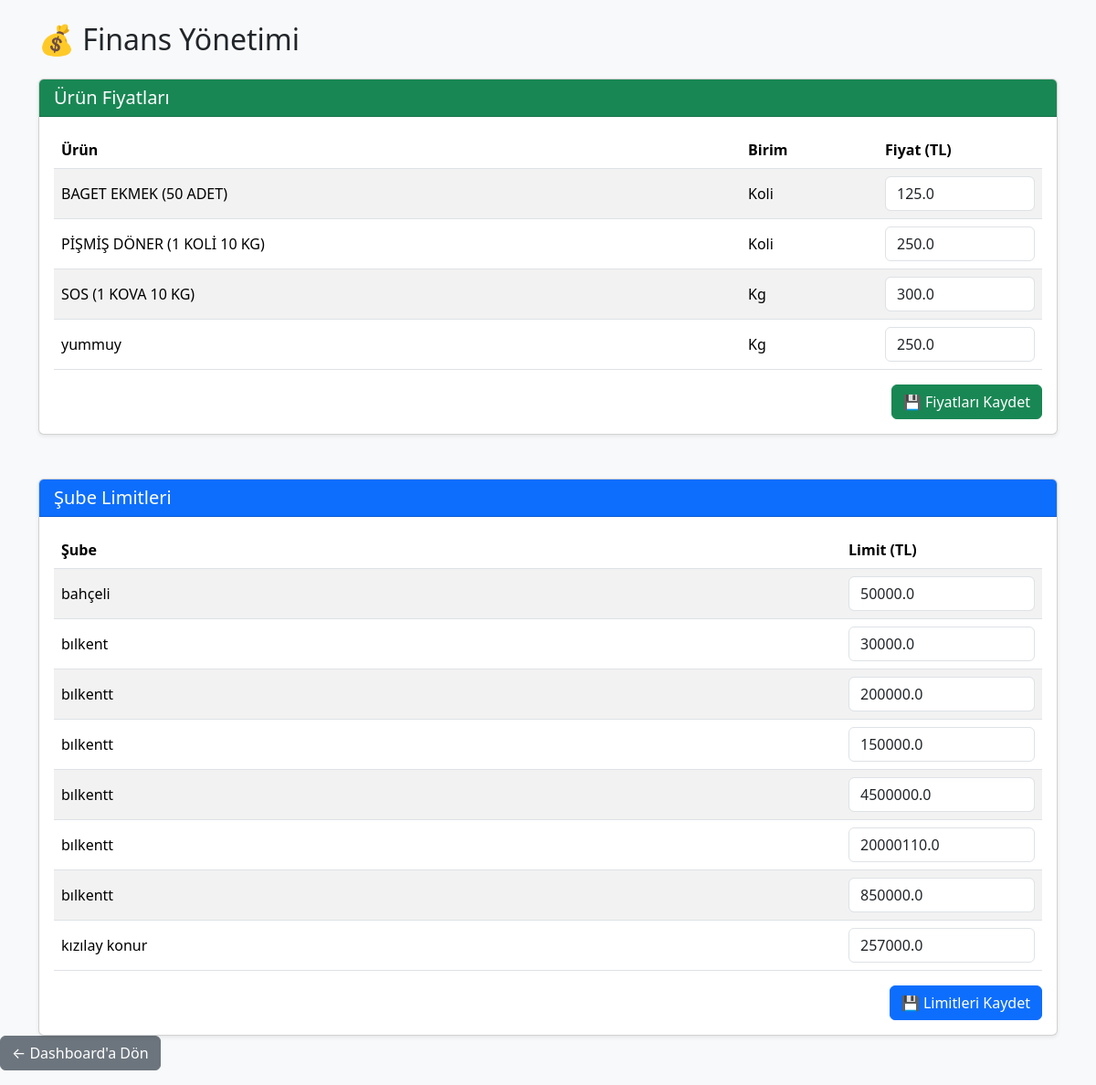
The page /finans (signed in) on the database its author committed.
### tables this page shows
CREATE TABLE urunler(

            id INTEGER PRIMARY KEY AUTOINCREMENT,

            urun_kodu TEXT NOT NULL UNIQUE,

            urun_adi TEXT NOT NULL,

            kategori TEXT,

            birim TEXT,

            durum TEXT

        , palet_kapasitesi INTEGER DEFAULT 0, urun_tipi TEXT DEFAULT 'Donuk', koli_agirligi REAL DEFAULT 0, fiyat REAL DEFAULT 0);

CREATE TABLE subeler(

            id INTEGER PRIMARY KEY AUTOINCREMENT,

            sube_adi TEXT NOT NULL,

            yetkili TEXT,

            telefon TEXT,

            eposta TEXT,

            il TEXT,

            ilce TEXT,

            adres TEXT,

            durum TEXT

        , kullanici_adi TEXT, sifre TEXT, uretim_gunu TEXT, sevkiyat_gunu TEXT, sevkiyat_saati TEXT, teslim_suresi TEXT, limit_tutari REAL DEFAULT 0);

### src/main.py (the view, shortened to what this page needs)
@app.route("/finans", methods=["GET", "POST"])
def finans():
    sonuc = admin_kontrol()
    if sonuc:
        return sonuc
    urunler = get_finans_urunleri()
    subeler = get_finans_subeleri()
    return render_template(
        "finans.html",
        urunler=urunler,
        subeler=subeler
    )

### src/database.py (called while the page is built)
def connect_database():
    print("DB =", os.path.abspath(DB_NAME))
    return sqlite3.connect(DB_NAME)

def get_finans_urunleri():
    conn = connect_database()
    cursor = conn.cursor()
    cursor.execute("""
        SELECT
            id,
            urun_adi,
            birim,
            fiyat
        FROM urunler
        ORDER BY urun_adi
    """)
    sonuc = cursor.fetchall()
    conn.close()
    return sonuc

def get_finans_subeleri():
    conn = connect_database()
    cursor = conn.cursor()
    cursor.execute("""
        SELECT
            id,
            sube_adi,
            limit_tutari
        FROM subeler
        ORDER BY sube_adi
    """)
    sonuc = cursor.fetchall()
    conn.close()
    return sonuc

### src/main.py (called while the page is built)
@app.before_request
def test():
    print(
        "METHOD:",
        request.method,
        "URL:",
        request.path
    )

def admin_kontrol():
    if "giris" not in session:
        return redirect("/")
    if session.get("yetki") != "admin":
        abort(403)
    return None

### templates/finans.html (shortened to what this page needs)
<!DOCTYPE html>
<html lang="tr">
<head>
    <link href="https://cdn.jsdelivr.net/npm/bootstrap@5.3.3/dist/css/bootstrap.min.css" rel="stylesheet">
</head>
<body class="bg-light">
<div class="container mt-4">
    <h2 class="mb-4">
        💰 Finans Yönetimi
    </h2>
    <div class="card shadow-sm mb-5">
        <div class="card-header bg-success text-white">
            <h5 class="mb-0">
                Ürün Fiyatları
            </h5>
        </div>
        <div class="card-body">
            <form method="POST">
                <table class="table table-striped table-hover align-middle">
                    <thead>
                        <tr>
                            <th>Ürün</th>
                            <th width="150">Birim</th>
                            <th width="180">Fiyat (TL)</th>
                        </tr>
                    </thead>
                    <tbody>
                    {% for urun in urunler %}
                        <tr>
                            <td>{{ urun[1] }}</td>
                            <td>{{ urun[2] }}</td>
                            <td>
                                <input
                                    type="number"
                                    step="0.01"
                                    min="0"
                                    class="form-control"
                                    name="fiyat_{{ urun[0] }}"
                                    value="{{ urun[3] }}">
                            </td>
                        </tr>
                    {% endfor %}
                    </tbody>
                </table>
                <div class="text-end">
                    <button
                        type="submit"
                        class="btn btn-success">
                        💾 Fiyatları Kaydet
                    </button>
                </div>
            </form>
        </div>
    </div>
    <div class="card shadow-sm">
        <div class="card-header bg-primary text-white">
            <h5 class="mb-0">
                Şube Limitleri
            </h5>
        </div>
        <div class="card-body">
            <form method="POST">
                <table class="table table-striped table-hover align-middle">
                    <thead>
                        <tr>
                            <th>Şube</th>
                            <th width="220">Limit (TL)</th>
                        </tr>
                    </thead>
                    <tbody>
                    {% for sube in subeler %}
                        <tr>
                            <td>{{ sube[1] }}</td>
                            <td>
                                <input
                                    type="number"
                                    step="0.01"
                                    min="0"
                                    class="form-control"
                                    name="limit_{{ sube[0] }}"
                                    value="{{ sube[2] }}">
                            </td>
                        </tr>
                    {% endfor %}
                    </tbody>
                </table>
                <div class="text-end">
                    <button
                        type="submit"
                        class="btn btn-primary">
                        💾 Limitleri Kaydet
                    </button>
                </div>
            </form>
        </div>
    </div>
</div>
</body>
</html>
<div class="mb-3">
    <a href="/dashboard" class="btn btn-secondary">
        ← Dashboard'a Dön
    </a>
</div>

### rows shown on the page
urunler: urun_adi "BAGET EKMEK (50 ADET)", birim "Koli", fiyat "125.0"
urunler: urun_adi "PİŞMİŞ DÖNER (1 KOLİ 10 KG)", birim "Koli", fiyat "250.0"
urunler: urun_adi "SOS (1 KOVA 10 KG)", birim "Kg", fiyat "300.0"
urunler: urun_adi "yummuy", birim "Kg", fiyat "250.0"
subeler: sube_adi "bahçeli", limit_tutari "50000.0"
subeler: sube_adi "bılkent", limit_tutari "30000.0"
subeler: sube_adi "bılkentt", limit_tutari "200000.0"
subeler: sube_adi "bılkentt", limit_tutari "150000.0"
subeler: sube_adi "bılkentt", limit_tutari "4500000.0"
subeler: sube_adi "bılkentt", limit_tutari "20000110.0"
subeler: sube_adi "bılkentt", limit_tutari "850000.0"
subeler: sube_adi "kızılay konur", limit_tutari "257000.0"
